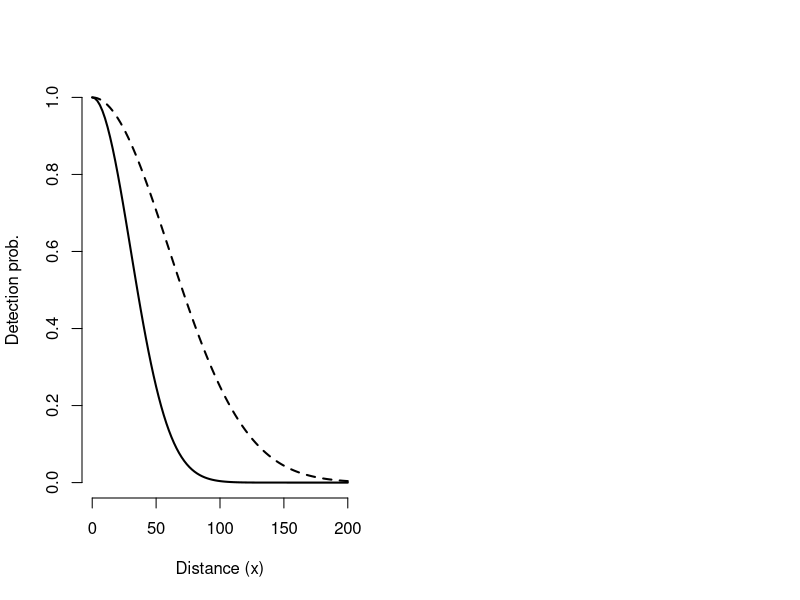
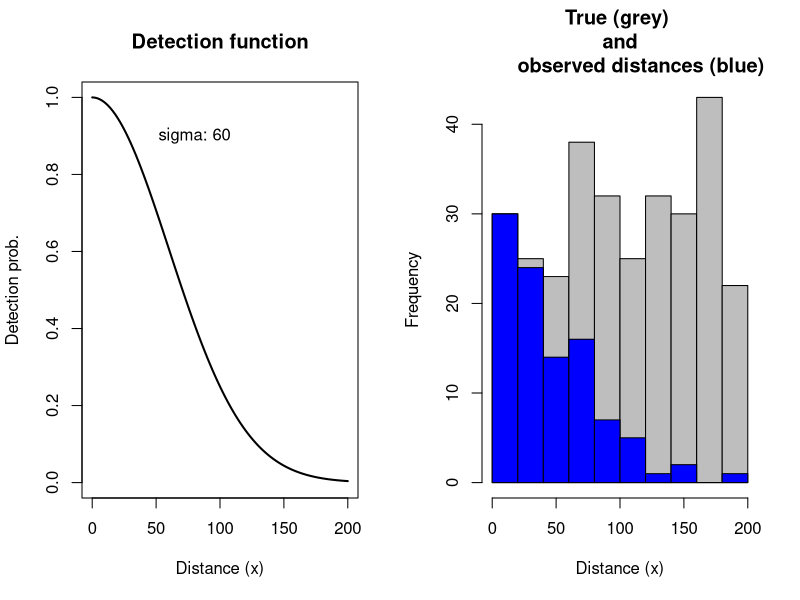

These charts were generated, in order, by the following R code: (Note: this script raises an error after producing the figures.)

# ---- DATA SIMULATION ----

# Transect of 500 m length and 200 m half-width

strip_width <- 200
sigma <- 30 # Scale parameter of half-normal detection function

# Define half-normal detection function

g <- function(x, sig) exp(-x^2/(2*sig^2)) # Function definition
g(15, sig=sigma) # Example: Detection probability at a distance of 30m

# Plot the detection function

par(mfrow=c(1,2))
curve(g(x, sig=30), 0, 200, xlab="Distance (x)", ylab="Detection prob.", lwd = 2, frame = F)
curve(g(x, sig=60), 0, 200, add=TRUE, lty = 2, lwd = 2)

# Sigma of 60 looks more general to represent my data
sigma <- 60


# -- FUNCTION TO SIMULATE DATA --

# Function arguments:
# N: number of individuals along transect detected within -200,+200 m of the transect
# sigma: scale parameter of half-normal detection function

set.seed(15)

sim.data <- function(N = 300, sigma = 60){ 
  
  # 1. Plots the detection function with the strip width and sigma
  
  par(mfrow = c(1,2))
  curve(exp(-x^2/(2*sigma^2)), 0, 200, xlab="Distance (x)", ylab="Detection prob.", lwd =
          2, main = "Detection function", ylim = c(0,1)) 
  text(80, 0.9, paste("sigma:", sigma))
  
  # 2. Simulate true distances for all observations (300)
  
  xall <- runif(N, -200, 200) # Random values between -200 and +200 with uniform dist
  # Uniform because it is true distances and we asume that 
  # density is the same in all area
  hist(abs(xall), nclass=10, xlab = "Distance (x)", col = "grey", main = "True (grey) \nand
       observed distances (blue)") # Plot dist true N in abs values and 10 clases for clarity
  
  # 3. Obtain detection probability (p) at each distance
  
  g <- function(x, sig) exp(-x^2/(2*sig^2)) # Define detection function (p = g(x,sig))
  p <- g(xall, sig=sigma) # p at each true distance given sig
  
  # 4. Separate detected vS non detected (Simulate the n sample)
  
  y <- rbinom(N, 1, p) # For each observation draw a bernouilli trial 1/0 (detect/nondetect)
  # From the specific p for each individual (calculated from g(x,sig))
  
  # 5. Select the distances of n (y = 1 or observed individuals)
  
  x <- xall[y==1]  
  x <- abs(x) # now it doesn't have direction
  
  
  hist(x, col = "blue", add = TRUE) # Plot on top of true N, observed n (distances)
  return(list(N = N, sigma = sigma, xall = xall, x = x))
}

dat <- sim.data()


# ---- MODEL ----

# 1. Known data:
# Distances collected in the field:
x <- dat$x
# Number of detected individuals: 
n <- length(x)
# Strip width of the transect:
sw <- 200
# Length of the transect: 500m
# Area sampled = 500*200 = 100.000 m2 = 0.1 km2
500*200

# 2. Data augmentation to provide NAs to the model to estimate

nau <- 300 # Augment observed data with 300 observations more 
# (we dont know if are detections or not)
y <- c(rep(1, n), rep(0, nau)) # Vector describing observed (1) and augmented (0) 
# individuals
x <- c(x, rep(NA, nau)) # Vector with distances observed (x, known) and augmented (NA)
# because we dont know

# 3. Analysis in BUGS

# Bundle and summarize data set
# Give number of individuals observed, number of individuals augmented, observed distances
# whether an observation is obs or aug and strip width
win.data <- list(n = n, nau = nau, x=x, y=y, sw = sw)  

# BUGS model

setwd("C:/OneDrive/PhD/Second chapter/Data/Examples")

cat("
    model {
    # Priors: Both parameters (max-min limits and distribution that follow)
    sigma ~ dunif(0,1000) # Half-normal scale
    psi ~ dunif(0,1) # DA parameter
    
    # Likelihood
    for(i in 1:(n + nau)){ # For each observation of the detected and augmented data
    
    # Process model : You get z and x (one value per real and augmented observation)
    z[i] ~ dbern(psi) # DA variables 
    x[i] ~ dunif(0, sw) # Distribution of distances (Why does it belong to the process and not obs?)
    
    # Observation model: You get mu (p detection corrected by whether the individual is alive)
    logp[i] <- -((x[i]*x[i])/(2*sigma*sigma)) # Half-normal detection fct.
    p[i] <- exp(logp[i])
    mu[i] <- z[i] * p[i] # Combine p detection with whether that individual is alive or not?
    # Probability that that individual is alive and detected?
    # If the individual is not alive (Z = 0), cant be detected and mu[i] = 0
    y[i] ~ dbern(mu[i]) # Simple Bernoulli measurement error process
    # Model y[i] (1/0) as bernouilli with probability mu[i]
    
    # y[i] ~ dbern(z[i] * p[i]) # Simple Bernoulli measurement error process
    # If y is a 0 (non detected), the probability 
    # that p is high (e.g. 1) is very low (because at the
    # transect with a high p you would have detected it y=1)}
    
    # Derived quantities
    N <- sum(z[1:(n + nau)]) # Population size
    D <- N / 0.1 # Density, with A = 0.1 km^2 when sw = 200
    
    }",fill=TRUE,file="model_continuousDS.txt")

# Inits
zst <- y
inits <- function(){ list (psi=runif(1), z=zst, sigma=runif(1,40,200)) } # One inits per parameter and z

# Params to save
params <- c("N", "sigma", "D")

# MCMC settings
nc <- 3 ; ni <- 22000 ; nb <- 2000 ; nt <- 2

out <- jags(win.data, inits, params, "model_continuousDS.txt", n.chains = nc,
            n.thin = nt, n.iter = ni, n.burnin = nb, parallel = TRUE)
traceplot(out, param = c("N", "sigma", "D"))
print(out, 2)

par(mfrow = c(1,2))
plot(table(out$sims.list$N), xlab="Population size", ylab="Frequency", frame = F) 
abline(v = 300, col = "red", lwd = 3)

plot(table(out$sims.list$sigma), xlim = c(40,70), xlab="Sigma", ylab="Frequency", frame = F) 
abline(v = 60, col = "red", lwd = 3) #?????